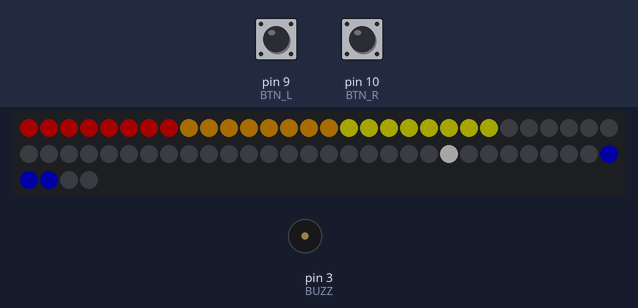
Simulated run of this sketch. Board: Arduino Nano, built with avr-gcc and run on an emulated ATmega328P. On the bench: 64 RGB LEDs in strip order, left to right, continuing on the next row, buzzer (waves = sounding). The inputs (shaded band) are chosen by the test bench; at power-on: pin 9 (BTN_L) HIGH, pin 10 (BTN_R) HIGH. Dim RGB values are drawn brighter than linear; random numbers use the default seed unless the sketch sets one.

Above: at 0.8 s.
0.9 s: pin 9 (BTN_L) pulled LOW for 0.15 s
At 2.17 s:
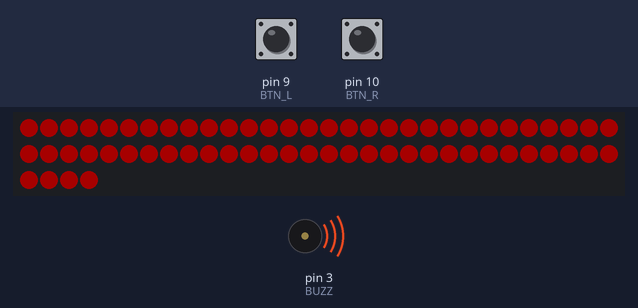
4.0 s: pin 10 (BTN_R) pulled LOW for 0.15 s
At 4.37 s:
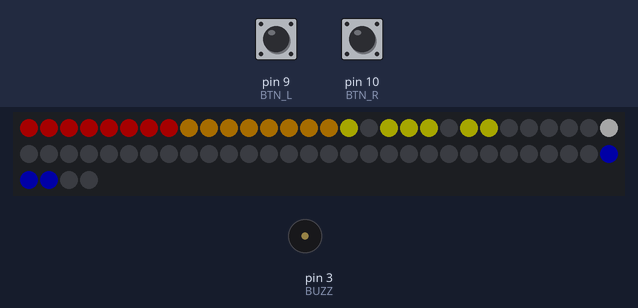
7.1 s: pin 9 (BTN_L) pulled LOW for 1 s
At 7.52 s:
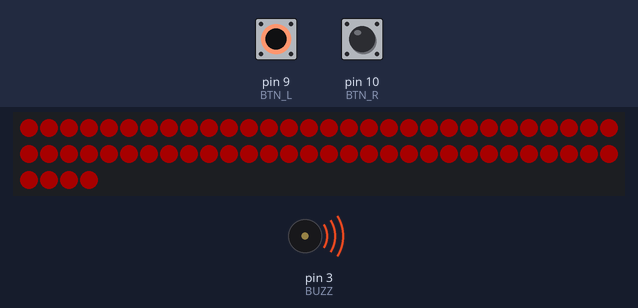
9.6 s: pin 10 (BTN_R) pulled LOW for 1 s
At 10.66 s:
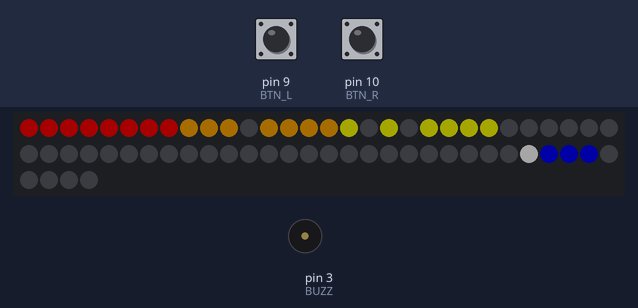
Timing chart, 0 to 13.1 s (numbered marks = the images above; inputs shaded):
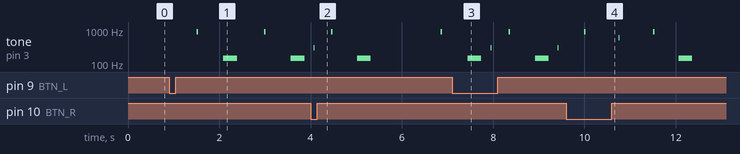

Measured:
- after the input at 0.9 s, tone on pin 3 (BUZZ): plays 900 Hz for 0.03 s, 150 Hz for 0.30 s, 900 Hz for 0.03 s, 150 Hz for 0.30 s, starting after 0.60 s; the LEDs: first change at once (image 1 shows a later state)

The sketch:

breakout_game.ino
```cpp
// Arduino sketch implementing a Breakout-style game using FastLED on an 8x8 WS2812 matrix with two-button input, buzzer sound, brick/paddle/ball logic, and drawing routines.
//
// Full tutorial: https://shillehtek.com/blogs/news/arduino-nano-ws2812-matrix-breakout-game
// Parts used: https://shillehtek.com/products/arduino-nano-v3-presoldered-ch340g-atmega328p
//             https://shillehtek.com/products/ws2812-8x8-led-matrix-arduino-esp32-raspberry-pi
//             https://shillehtek.com/products/ky-006-passive-piezo-buzzer-alarm-module-for-arduino-projects
// More examples: https://github.com/shillehbean/shillehtek-examples
//

#include <FastLED.h>
#define DATA_PIN 6
#define BTN_L 9
#define BTN_R 10
#define BUZZ  3
CRGB leds[64];

bool brick[3][8]; int bricksLeft;
int px, bx, by, dx, dy, lives;
unsigned long tickMs, lastTick = 0, lastMove = 0;

uint16_t XY(uint8_t x, uint8_t y) { return (y & 1) ? y * 8 + (7 - x) : y * 8 + x; }   // serpentine
void beep(int f, int ms) { tone(BUZZ, f, ms); }

void resetBall() { bx = px + 1; by = 6; dx = random(2) ? 1 : -1; dy = -1; }
void newGame() {
  for (int y = 0; y < 3; y++) for (int x = 0; x < 8; x++) brick[y][x] = true;
  bricksLeft = 24; px = 2; lives = 3; tickMs = 200; resetBall();
}

void draw() {
  FastLED.clear();
  const CRGB rowCol[3] = { CRGB::Red, CRGB::Orange, CRGB::Yellow };
  for (int y = 0; y < 3; y++) for (int x = 0; x < 8; x++) if (brick[y][x]) leds[XY(x, y)] = rowCol[y];
  for (int i = 0; i < 3; i++) leds[XY(px + i, 7)] = CRGB::Blue;
  leds[XY(bx, by)] = CRGB::White;
  FastLED.show();
}

void flash(CRGB c, int times) {
  for (int i = 0; i < times; i++) {
    fill_solid(leds, 64, c); FastLED.show(); delay(150);
    FastLED.clear(true); delay(150);
  }
}

void setup() {
  FastLED.addLeds<WS2812B, DATA_PIN, GRB>(leds, 64);
  FastLED.setBrightness(40);
  pinMode(BTN_L, INPUT_PULLUP); pinMode(BTN_R, INPUT_PULLUP);
  randomSeed(analogRead(A0));
  newGame(); draw();
  while (digitalRead(BTN_L) && digitalRead(BTN_R)) {}      // press either button to start
}

void loop() {
  unsigned long now = millis();

  if (now - lastMove >= 70) {                              // paddle: one cell per 70 ms while held
    lastMove = now;
    if (!digitalRead(BTN_L) && px > 0) px--;
    if (!digitalRead(BTN_R) && px < 5) px++;
  }

  if (now - lastTick >= tickMs) {                          // ball: one cell per tick
    lastTick = now;
    int nx = bx + dx, ny = by + dy;
    if (nx < 0 || nx > 7) { dx = -dx; nx = bx + dx; beep(300, 20); }   // side walls
    if (ny < 0)           { dy = -dy; ny = by + dy; beep(300, 20); }   // ceiling
    if (ny <= 2 && brick[ny][nx]) {                                    // brick hit
      brick[ny][nx] = false; bricksLeft--; beep(900, 30);
      dy = -dy; ny = by + dy;
      if (tickMs > 90) tickMs -= 4;                                    // speed up
      if (bricksLeft == 0) { draw(); beep(1200, 400); flash(CRGB::Green, 4); newGame(); return; }
    }
    if (ny == 7) {                                                     // paddle row
      if (nx >= px && nx < px + 3) {
        dy = -1; ny = 6; beep(600, 20);
        if (nx == px) dx = -1; else if (nx == px + 2) dx = 1;          // paddle edges steer the ball
      } else {                                                         // missed
        lives--; beep(150, 300); flash(CRGB::Red, 1);
        if (lives == 0) { flash(CRGB::Red, 3); newGame(); }
        else resetBall();
        draw(); return;
      }
    }
    bx = nx; by = ny;
  }
  draw();
}
```
